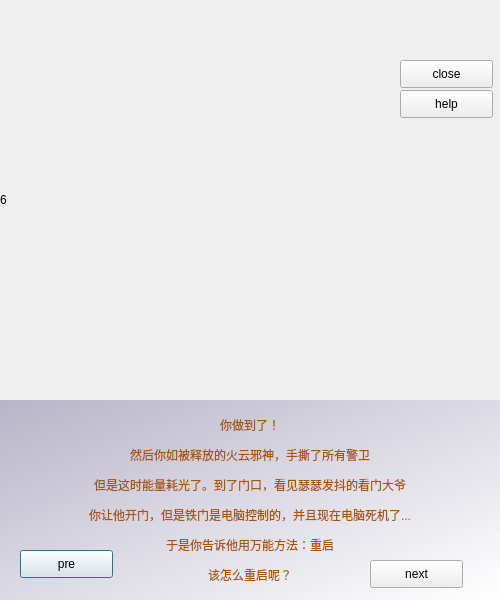
<?xml version="1.0" encoding="UTF-8"?>
<ui version="4.0">
 <class>Dialog6</class>
 <widget class="QDialog" name="Dialog6">
  <property name="geometry">
   <rect>
    <x>0</x>
    <y>0</y>
    <width>500</width>
    <height>600</height>
   </rect>
  </property>
  <property name="windowTitle">
   <string>Dialog</string>
  </property>
  <widget class="QLabel" name="label">
   <property name="geometry">
    <rect>
     <x>0</x>
     <y>0</y>
     <width>500</width>
     <height>400</height>
    </rect>
   </property>
   <property name="text">
    <string>6</string>
   </property>
  </widget>
  <widget class="QPushButton" name="pushButton">
   <property name="geometry">
    <rect>
     <x>20</x>
     <y>550</y>
     <width>93</width>
     <height>28</height>
    </rect>
   </property>
   <property name="text">
    <string>pre</string>
   </property>
  </widget>
  <widget class="QPushButton" name="pushButton_2">
   <property name="geometry">
    <rect>
     <x>370</x>
     <y>560</y>
     <width>93</width>
     <height>28</height>
    </rect>
   </property>
   <property name="text">
    <string>next</string>
   </property>
  </widget>
  <widget class="QLabel" name="label_2">
   <property name="geometry">
    <rect>
     <x>0</x>
     <y>400</y>
     <width>500</width>
     <height>200</height>
    </rect>
   </property>
   <property name="styleSheet">
    <string notr="true">background-color: qlineargradient(spread:pad, x1:0, y1:0, x2:1, y2:1, stop:0 rgba(175, 171, 194, 220), stop:1 rgba(255, 255, 255, 255));
color: rgb(170, 85, 0);</string>
   </property>
   <property name="text">
    <string>&lt;html&gt;&lt;head/&gt;&lt;body&gt;&lt;p align=&quot;center&quot;&gt;你做到了！&lt;/p&gt;&lt;p align=&quot;center&quot;&gt;然后你如被释放的火云邪神，手撕了所有警卫&lt;/p&gt;&lt;p align=&quot;center&quot;&gt;但是这时能量耗光了。到了门口，看见瑟瑟发抖的看门大爷&lt;/p&gt;&lt;p align=&quot;center&quot;&gt;你让他开门，但是铁门是电脑控制的，并且现在电脑死机了...&lt;/p&gt;&lt;p align=&quot;center&quot;&gt;于是你告诉他用万能方法：重启&lt;/p&gt;&lt;p align=&quot;center&quot;&gt;该怎么重启呢？&lt;/p&gt;&lt;/body&gt;&lt;/html&gt;</string>
   </property>
  </widget>
  <widget class="QPushButton" name="pushButton_3">
   <property name="geometry">
    <rect>
     <x>400</x>
     <y>90</y>
     <width>93</width>
     <height>28</height>
    </rect>
   </property>
   <property name="text">
    <string>help</string>
   </property>
  </widget>
  <widget class="QPushButton" name="pushButton_4">
   <property name="geometry">
    <rect>
     <x>400</x>
     <y>60</y>
     <width>93</width>
     <height>28</height>
    </rect>
   </property>
   <property name="text">
    <string>close</string>
   </property>
  </widget>
  <zorder>label_2</zorder>
  <zorder>label</zorder>
  <zorder>pushButton</zorder>
  <zorder>pushButton_2</zorder>
  <zorder>pushButton_3</zorder>
  <zorder>pushButton_4</zorder>
 </widget>
 <resources/>
 <connections/>
</ui>
